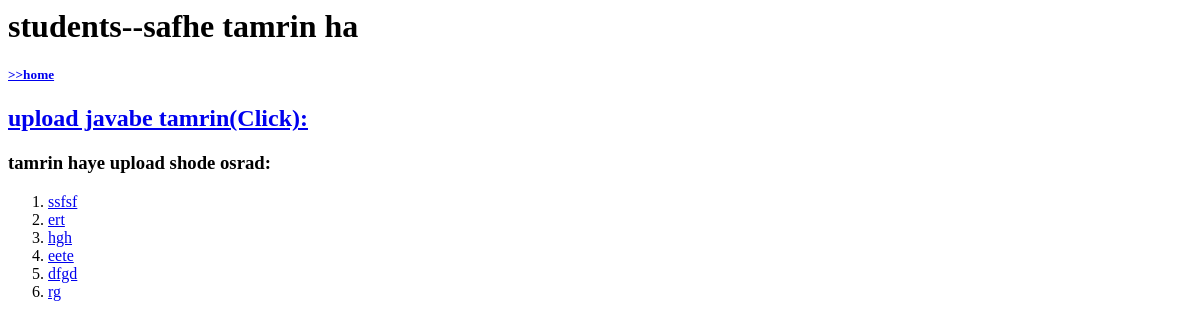
The app's page /students/tamrin, older data.
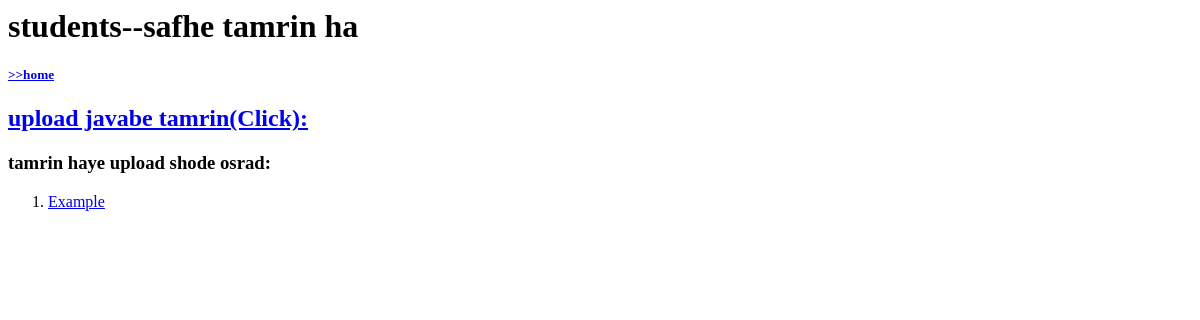
The same page, newer data.
### users/models.py (models this page shows, shortened)
class Tamrin (models.Model):
    name=models.CharField(max_length=300)
    file = models.FileField( upload_to="tamrin")
    deadline=models.DateTimeField( auto_now=False, auto_now_add=False ,null=True,blank=True)

### users/views.py (the view)
# urls.py: path('students/tamrin' , views.students_tamrin , name ="students_tamrin"),
def students_tamrin (request):
    tamrin = models.Tamrin.objects.all()
    contex ={'tamrin' : tamrin}
    return render (request , 'users/students_tamrin.html' , contex)

### users/templates/users/students_tamrin.html (shortened to what this page needs)
<html>
<head>
</head>
<body>
            <h1> students--safhe tamrin ha</h1>
            <h5 >  <a href="{% url 'home' %}"  >>>home <a> </h5>
            <h2 >  <a href="{% url 'student_tamrin_upload' %}"  >upload javabe tamrin(Click): <a> </h2>
            <h3> tamrin haye upload shode osrad:</h3>
              <p  wigth = '100%'>
              <ol >
                {% for file in tamrin %}
                      <li> <a href="/{{file.file}}" >{{ file.name }} <a> </li>
                {% endfor %}
              </ol>
              </p>
</body>
</html>

Row changes from the older to the newer data that the page shows:
removed Tamrin: name "ssfsf"
removed Tamrin: name "ert"
removed Tamrin: name "hgh"
removed Tamrin: name "eete"
removed Tamrin: name "dfgd"
removed Tamrin: name "rg"
added Tamrin: name "Example"
